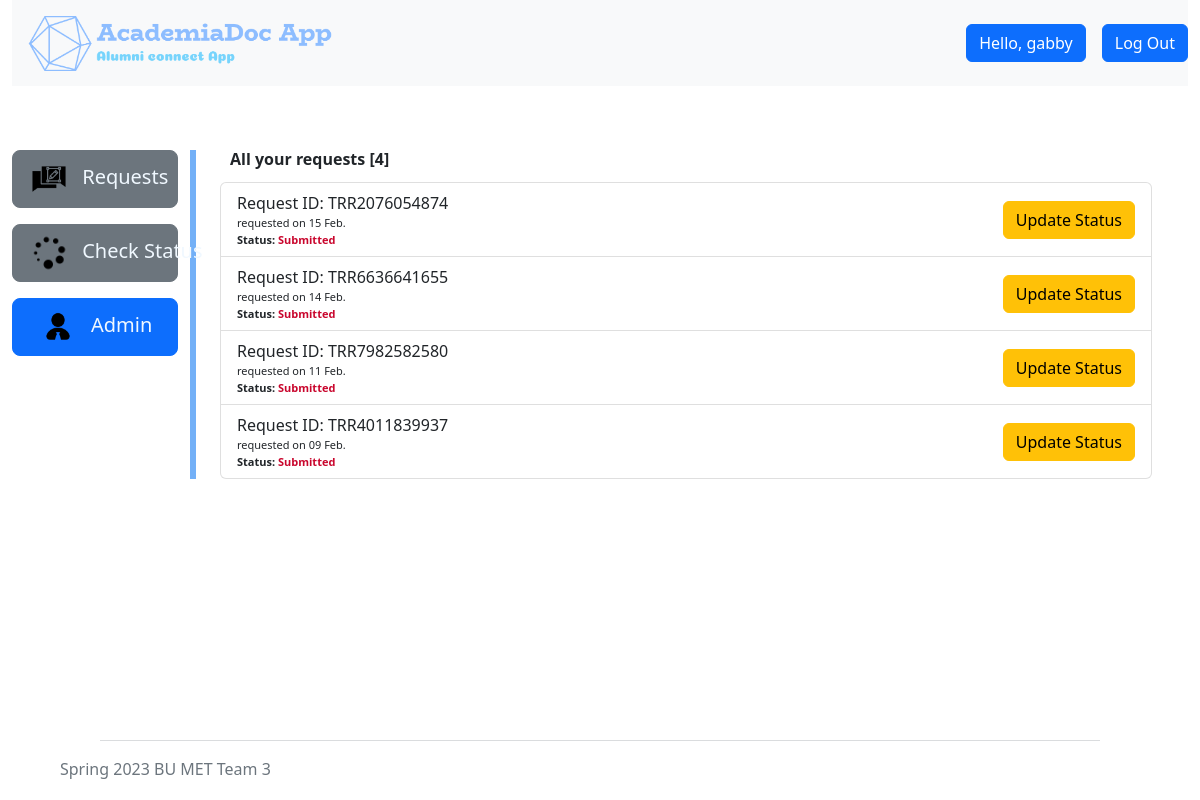
Before: /admin-page/ (signed in) with the older database file.
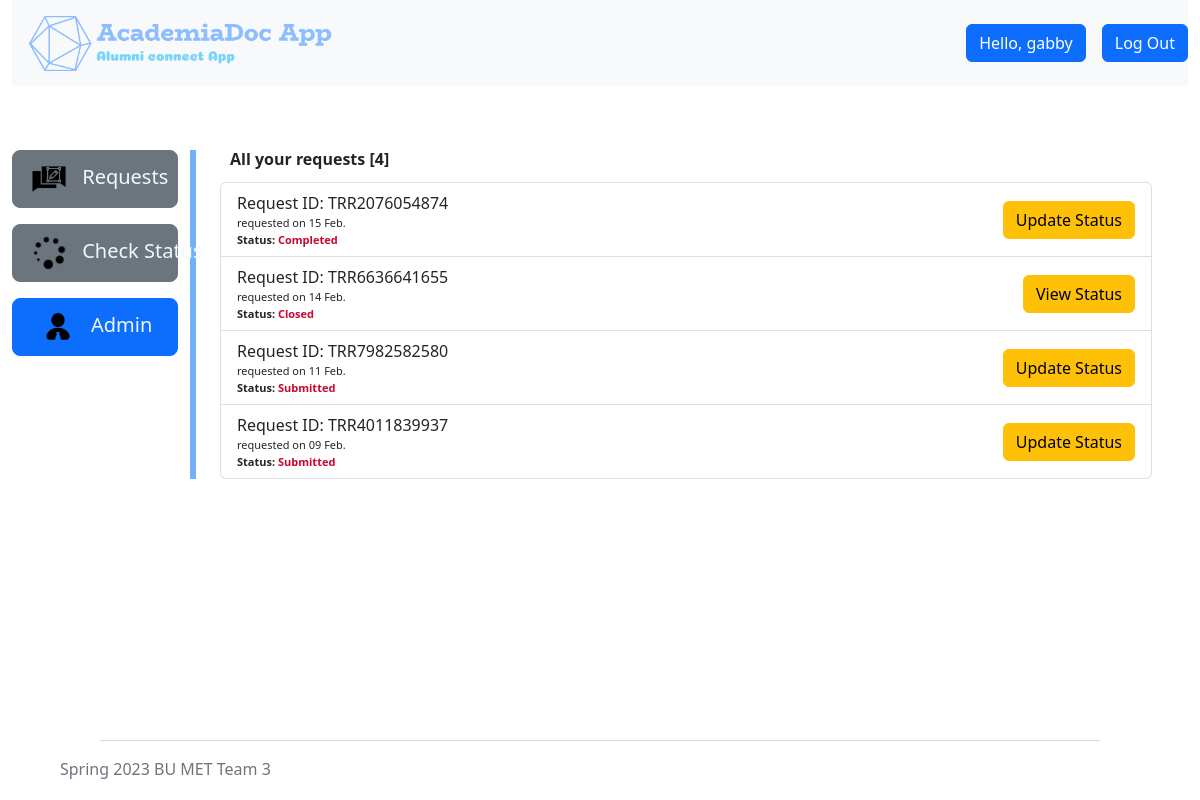
After: the same page with the newer database file.
### academiadocapp/models.py (models this page shows, shortened)
class Requests(models.Model):
    def create_new_ref_no():
        not_unique = True
        while not_unique:
            unique_ref = random.randint(1000000000, 9999999999)
            if not Requests.objects.filter(reference=unique_ref):
                not_unique = False
        return str(unique_ref)
    STATUS = [
        ('SU', 'Submitted'),
        ('AP', 'Approved'),
        ('PR', 'Processed'),
        ('CO', 'Completed'),
        ('CL', 'Closed'),
    ]
    PURPOSE = [
        ('PE', 'Personal'),
        ('OF', 'Official'),
    ]
    creator = models.ForeignKey(settings.AUTH_USER_MODEL, on_delete=models.CASCADE)
    reference = models.CharField(max_length=10, blank=True, unique=True, default=create_new_ref_no)
    delivery_email = models.EmailField(max_length=254)
    purpose = models.CharField(max_length=2, choices=PURPOSE, default='OF',)
    agreement = models.BooleanField()
    status = models.CharField(max_length=2, choices=STATUS, default='SU', )
    date = models.DateTimeField(auto_now_add=True)
    approve_date = models.DateTimeField(blank=True, null=True)
    process_date = models.DateTimeField(blank=True, null=True)
    complete_date = models.DateTimeField(blank=True, null=True)
    close_date = models.DateTimeField(blank=True, null=True)
    pdf_file = models.FileField(upload_to='pdfs/', blank=True, null=True)
    class Meta:
        ordering = ['-date']

### academiadocapp/views.py (the view)
# urls.py: path('admin-page/', views.admin_page, name='admin-page'),
@user_passes_test(lambda user: user.is_staff)
@login_required
def admin_page(request):
    user = request.user
    transcript_requests = Requests.objects.all()
    count = Requests.objects.all().count()
    context = {
        'requests' : transcript_requests,
        'count' : count
    }
    return render(request, "academiadocapp/admin.html", context)

### academiadocapp/templates/academiadocapp/admin.html (shortened to what this page needs)
{% extends "base.html" %} {% load static %} {% block content %}
<div class="row" style="margin-top: 4rem">
  <div class="col-2" style="border-right: 6px solid rgb(115, 176, 247)">
    <div class="d-flex flex-column">
      <div>
        <button
          class="btn btn-secondary btn-lg"
          style="width: -webkit-fill-available"
        >
          <div class="d-none d-lg-block">
            <a
              class="text-decoration-none hidden-sm"
              href="{% url 'transcript' %}"
              style="color: aliceblue; white-space: nowrap"
            >
              <img
                class="pe-2"
                src="{% static 'icons/request.png' %}"
                alt="request"
                height="40"
              />
              Requests
            </a>
          </div>
        </button>
      </div>
      <div style="padding-top: 1rem">
        <button
          class="btn btn-secondary btn-lg"
          style="width: -webkit-fill-available"
        >
          <div class="d-none d-lg-block">
            <a
              class="text-decoration-none hidden-sm"
              href="{% url 'status' %}"
              style="color: aliceblue; white-space: nowrap"
            >
              <img
                class="pe-2"
                src="{% static 'icons/status.png' %}"
                alt=""
                height="40"
              />
              Check Status
            </a>
          </div>
        </button>
      </div>
      {% if request.user.is_staff %}
      <div style="padding-top: 1rem">
        <button
          class="btn btn-primary btn-lg"
          style="width: -webkit-fill-available"
        >
          <div class="d-none d-lg-block">
            <a
              class="text-decoration-none hidden-sm"
              href="{% url 'admin-page' %}"
              style="color: aliceblue; white-space: nowrap"
            >
              <img
                class="pe-2"
                src="{% static 'icons/admin.png' %}"
                alt=""
                height="40"
              />
              Admin
            </a>
          </div>
        </button>
      </div>
      {% endif %}
    </div>
  </div>
  <div class="col-10">
    <div class="container">
    <div class="row">
      <div class="col-md-12">
        <div>
          <div
            class="d-flex flex-row justify-content-between align-items-center order"
          >
              <h6 style="font-weight: bold; padding: 0px 0px 5px 10px;">All your requests [{{ count }}]</h4>
          </div>
          <div class="list-group">
              {% for request in requests %}
            <div  class="list-group-item list-group-item-action d-flex justify-content-between align-items-center">
               <div> Request ID: TRR{{ request.reference }}<span class="date" style="padding-left: 1rem;"><div>requested on {{ request.date|date:"d M" }}.
                <div style="font-weight: bold;">Status:
                  <span style="color: rgb(201, 6, 45);">
                {% if request.close_date %}
                Closed
                {% elif request.complete_date %}
                Completed
                {% elif request.process_date %}
                Processed
                {% elif request.approve_date %}
                Approved
                {% else %}
                Submitted
                {% endif %}</span>
                </div></div>
              </span></div>
              {% if request.close_date %}
              <a href="{% url 'update-status' request.id %}" type="button" class="btn btn-warning" style="align-self: center;">View Status</a>
              {% else %}
              <a href="{% url 'update-status' request.id %}" type="button" class="btn btn-warning" style="align-self: center;">Update Status</a>
              {% endif %}
            </div>
            {% endfor %}
          </div>
        </div>
      </div>
    </div>
  </div></div>
</div>
{% endblock %}

Changed rows visible on the page:
changed Requests "15 Feb": complete_date "Submitted" → "Completed"
changed Requests "14 Feb": close_date "Submitted Update Status" → "Closed View Status"
